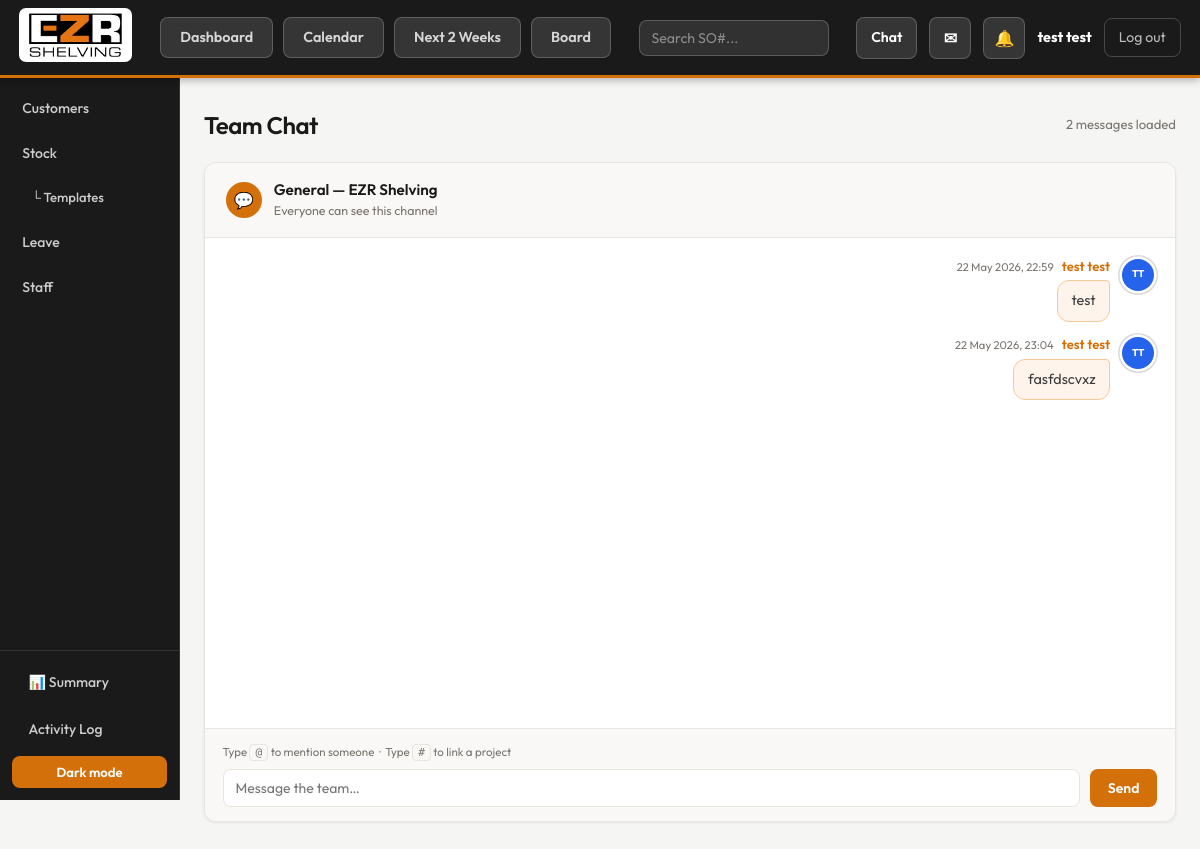
Page /chat/ (signed in) on the committed database.
### projects/models.py (models this page shows, shortened)
class TeamMessage(models.Model):
    user      = models.ForeignKey(User, on_delete=models.CASCADE, related_name='team_messages')
    text      = models.TextField()
    timestamp = models.DateTimeField(auto_now_add=True)
    class Meta:
        ordering = ['timestamp']

### projects/views.py (the view, shortened to what this page needs)
# urls.py: path('chat/',                         views.team_chat,             name='team_chat'),
@login_required
def team_chat(request):
    messages_qs = TeamMessage.objects.select_related('user').order_by('-timestamp')[:100]
    messages_qs = list(reversed(list(messages_qs)))
    all_users = User.objects.filter(is_active=True).order_by('first_name', 'last_name')
    return render(request, 'projects/team_chat.html', {
        'messages_qs': messages_qs,
        'all_users': all_users,
    })

### projects/templatetags/project_extras.py (called while the page is built)
@register.filter
def avatar_colour(user_pk):
    try:
        return AVATAR_COLOURS[int(user_pk) % len(AVATAR_COLOURS)]
    except (ValueError, TypeError):
        return AVATAR_COLOURS[0]

### projects/templates/projects/team_chat.html (shortened to what this page needs)
{% extends 'projects/base.html' %}
{% load project_extras %}
{% block content %}
<div style="display:flex;align-items:center;justify-content:space-between;margin-bottom:1.2rem;">
  <h1 style="font-size:1.5rem;font-weight:600;letter-spacing:-.02em;">Team Chat</h1>
  <span style="font-size:.82rem;color:var(--mut);">{{ messages_qs|length }} messages loaded</span>
</div>
<div class="chat-page">
  <div class="chat-head">
    <div class="chat-head-icon">💬</div>
    <div>
      <div class="chat-head-title">General — EZR Shelving</div>
      <div class="chat-head-sub">Everyone can see this channel</div>
    </div>
  </div>
  <div class="chat-messages" id="chat-messages">
    {% for msg in messages_qs %}
    <div class="chat-msg {% if msg.user == request.user %}chat-msg-me{% endif %}" id="msg-{{ msg.pk }}">
      <div class="chat-msg-av" style="background:{{ msg.user.pk|avatar_colour }};">
        {% with name=msg.user.get_full_name|default:msg.user.username %}{% with parts=name.split %}{{ parts.0|slice:":1"|upper }}{% if parts|length > 1 %}{{ parts|last|slice:":1"|upper }}{% endif %}{% endwith %}{% endwith %}
      </div>
      <div class="chat-msg-body" style="{% if msg.user == request.user %}text-align:right;{% endif %}">
        <div class="chat-msg-header" style="{% if msg.user == request.user %}flex-direction:row-reverse;{% endif %}">
          <span class="chat-msg-name {% if msg.user == request.user %}chat-msg-name-me{% endif %}">{{ msg.user.get_full_name|default:msg.user.username }}</span>
          <span class="chat-msg-time">{{ msg.timestamp|date:"d M Y, H:i" }}</span>
        </div>
        <div class="chat-msg-text {% if msg.user == request.user %}chat-msg-text-me{% endif %}">{{ msg.text }}</div>
      </div>
    </div>
    {% empty %}
    <div style="text-align:center;color:var(--mut);margin-top:3rem;">
      <div style="font-size:2rem;margin-bottom:.5rem;">💬</div>
      <div>No messages yet — say hello!</div>
    </div>
    {% endfor %}
  </div>
  <div class="chat-input-area">
    <div class="chat-hint">Type <span>@</span> to mention someone &nbsp;·&nbsp; Type <span>#</span> to link a project</div>
    <div class="chat-input-wrap">
      <div class="chat-input-row">
        <input class="chat-input" id="chat-input" placeholder="Message the team…" autocomplete="off">
        <button class="chat-send" onclick="sendTeamMsg()">Send</button>
      </div>
    </div>
  </div>
</div>
{% endblock %}

### projects/templates/projects/base.html (shortened to what this page needs)
{% load static %}
<!DOCTYPE html>
<html lang="en" data-theme="dark">
<head>
</head>
<body>
<nav class="top-nav">
  <div style="display:flex;align-items:center;gap:.75rem;">
    <div class="nav-logo">
      <a href="{% url 'dashboard' %}"><img src="{% static 'logo.png' %}" alt="EZR Shelving"></a>
    </div>
  </div>
  {% if user.is_authenticated %}
  <div class="nav-links">
    <a href="{% url 'dashboard' %}" class="nav-btn {% if request.resolver_match.url_name == 'dashboard' %}active-nav{% endif %}">Dashboard</a>
    <a href="{% url 'calendar_view' %}" class="nav-btn {% if request.resolver_match.url_name == 'calendar_view' %}active-nav{% endif %}">Calendar</a>
    <a href="{% url 'week_view' %}" class="nav-btn {% if request.resolver_match.url_name == 'week_view' %}active-nav{% endif %}">Next 2 Weeks</a>
    <a href="{% url 'board_view' %}" class="nav-btn {% if request.resolver_match.url_name == 'board_view' %}active-nav{% endif %}">Board</a>
  </div>
  <div class="nav-so-wrap">
    <input type="text" id="nav-so-input" class="nav-so-input" placeholder="Search SO#..." autocomplete="off">
  </div>
  <div class="nav-right">
    <a href="{% url 'team_chat' %}" class="nav-icon {% if request.resolver_match.url_name == 'team_chat' %}active-nav{% endif %}" style="width:auto;padding:0 14px;font-size:.88rem;">Chat</a>
    <a href="{% url 'inbox' %}" class="nav-icon" title="Messages">&#9993;</a>
    <a href="{% url 'notifications' %}" class="nav-icon" title="Notifications">&#128276;</a>
    <a href="{% url 'staff_profile' user.pk %}" class="nav-user" style="text-decoration:none;"><strong>{{ user.get_full_name|default:user.username }}</strong></a>
    <a href="{% url 'logout' %}" class="nav-logout">Log out</a>
  </div>
  {% endif %}
</nav>
{% if user.is_authenticated %}
<div class="left-sidebar">
  <div class="sb-section">
    <a href="{% url 'customer_list' %}" class="{% if request.resolver_match.url_name == 'customer_list' or request.resolver_match.url_name == 'customer_detail' %}sb-active{% endif %}">Customers</a>
    <a href="{% url 'stock_list' %}" class="{% if request.resolver_match.url_name == 'stock_list' %}sb-active{% endif %}">Stock</a>
    <a href="{% url 'template_list' %}" class="" style="padding-left:1.8rem;font-size:.82rem;border-left:3px solid transparent;">└ Templates</a>
    <a href="{% url 'leave_overview' %}" class="{% if request.resolver_match.url_name == 'leave_overview' %}sb-active{% endif %}">Leave</a>
    <a href="{% url 'staff_directory' %}" class="{% if request.resolver_match.url_name == 'staff_directory' or request.resolver_match.url_name == 'staff_profile' %}sb-active{% endif %}">Staff</a>
  </div>
  <div class="sb-bottom">
    <a href="{% url 'monthly_summary' %}" class="{% if request.resolver_match.url_name == 'monthly_summary' %}sb-active{% endif %}" style="display:block;padding:.6rem .85rem;margin-bottom:.4rem;border-radius:var(--rad);font-size:.875rem;font-weight:500;color:#ccc;text-decoration:none;border-left:3px solid transparent;">📊 Summary</a>
    <a href="{% url 'activity_log' %}" class="{% if request.resolver_match.url_name == 'activity_log' %}sb-active{% endif %}" style="display:block;padding:.6rem .85rem;margin-bottom:.4rem;border-radius:var(--rad);font-size:.875rem;font-weight:500;color:#ccc;text-decoration:none;border-left:3px solid transparent;">Activity Log</a>
    <button id="theme-btn" onclick="toggleTheme()">Dark mode</button>
  </div>
</div>
<div class="main-content">
{% else %}
<div class="main-content-no-sidebar">
{% endif %}
  <div class="container">
    {% block content %}{% endblock %}
  </div>
</div>
</body>
</html>

### rows in the picture
TeamMessage: parts "T", user.get_full_name "test test", timestamp "22 May 2026, 22:59", text "test"
TeamMessage: parts "T", user.get_full_name "test test", timestamp "22 May 2026, 23:04", text "fasfdscvxz"

### other values in the picture
{{ user.get_full_name|default:user.username }} "test test"
{{ messages_qs|length }} "2"
